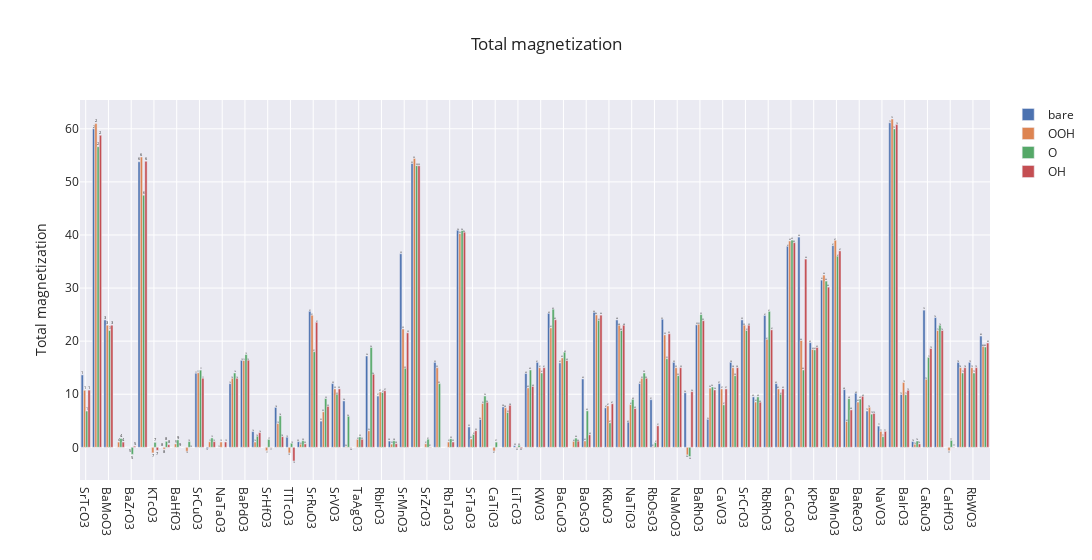

The notebook cell saved with this chart:
### Code cell
# Total magnetization
trace1 = go.Bar(x = df['formula'], y = df['bare_mag'], name = 'bare', text = df.index)
trace2 = go.Bar(x = df['formula'], y = df['OOH_mag'], name = 'OOH', text = df.index)
trace3 = go.Bar(x = df['formula'], y = df['O_mag'], name = 'O', text = df.index)
trace4 = go.Bar(x = df['formula'], y = df['OH_mag'], name = 'OH', text = df.index)


data = [trace1, trace2,trace3, trace4]
layout = go.Layout(title = 'Total magnetization',template = 'seaborn', width = 2000, yaxis = {'title':'Total magnetization'})
fig = go.Figure(data = data, layout = layout)
#pyo.plot(fig, image = 'png', image_filename ='plot_image')
fig.show()
# py.iplot(fig)

### Figure 1 — Plotly figure (JSON) as saved in the notebook; plotly's stock layout.template omitted (floating-point values rounded to 4 significant figures)
{"data": [{"name": "bare", "text": [1, 2, 3, 4, 5, 6, 7, 8, 9, 10, 11, 12, 13, 14, 15, 16, 17, 18, 19, 20, 21, 22, 23, 24, 25, 26, 27, 28, 29, 30, 31, 32, 33, 34, 35, 36, 37, 38, 39, 40, 41, 42, 43, 44, 45, 46, 47, 48, 49, 50, 51, 52, 53, 54, 55, 56, 57, 58, 59, 60, 61, 62, 63, 64, 65, 66, 67, 68, 69, 70, 71, 72, 73, 74, 75, 76, 77, 78, 79, 80], "type": "bar", "x": ["SrTcO3", "BaFeO3", "BaMoO3", "KTaO3", "BaZrO3", "SrFeO3", "KTcO3", "NaTcO3", "BaHfO3", "SrTiO3", "SrCuO3", "KNbO3", "NaTaO3", "BaScO3", "BaPdO3", "BaTaO3", "SrHfO3", "NaOsO3", "TlTcO3", "KReO3", "SrRuO3", "KHfO3", "SrVO3", "KOsO3", "TaAgO3", "SrNiO3", "RbIrO3", "NaReO3", "SrMnO3", "CaFeO3", "SrZrO3", "NaWO3", "RbTaO3", "SrCoO3", "SrTaO3", "KZrO3", "CaTiO3", "NaRuO3", "LiTcO3", "SrPdO3", "KWO3", "KRhO3", "BaCuO3", "RbNbO3", "BaOsO3", "BaRuO3", "KRuO3", "SrMoO3", "NaTiO3", "SrScO3", "RbOsO3", "SrRhO3", "NaMoO3", "SrOsO3", "BaRhO3", "BaPtO3", "CaVO3", "KMoO3", "SrCrO3", "SrAgO3", "RbRhO3", "BaVO3", "CaCoO3", "CaMnO3", "KPtO3", "BaNiO3", "BaMnO3", "SrReO3", "BaReO3", "SrIrO3", "NaVO3", "NaFeO3", "BaIrO3", "RbReO3", "CaRuO3", "RbPdO3", "CaHfO3", "TlWO3", "RbWO3", "RbPtO3"], "y": [13.64, 59.99, 24, 0, 0, 53.8, 0, 0.01, 0, 0, 13.96, -0.19, 0.001, 12, 16.38, 2.961, 0, 7.513, 1.901, 1.071, 25.62, 4.932, 12, 8.741, -0.001, 17.21, 9.654, 1.179, 36.47, 53.46, 0, 16, 0, 40.89, 3.837, 5.241, 0, 7.614, 0.296, 13.91, 16, 25.24, 15.9, -0.001, 12.88, 25.43, 7.424, 24, 4.732, 12, 8.972, 24.13, 16, 10.28, 23.06, 5.274, 12, 16, 24, 9.5, 24.84, 12, 37.87, 39.6, 19.72, 31.49, 38, 10.87, 10.19, 6.834, 4, 61.14, 9.947, 1.075, 25.84, 24.44, 0, 16, 16, 20.96]}, {"name": "OOH", "text": [1, 2, 3, 4, 5, 6, 7, 8, 9, 10, 11, 12, 13, 14, 15, 16, 17, 18, 19, 20, 21, 22, 23, 24, 25, 26, 27, 28, 29, 30, 31, 32, 33, 34, 35, 36, 37, 38, 39, 40, 41, 42, 43, 44, 45, 46, 47, 48, 49, 50, 51, 52, 53, 54, 55, 56, 57, 58, 59, 60, 61, 62, 63, 64, 65, 66, 67, 68, 69, 70, 71, 72, 73, 74, 75, 76, 77, 78, 79, 80], "type": "bar", "x": ["SrTcO3", "BaFeO3", "BaMoO3", "KTaO3", "BaZrO3", "SrFeO3", "KTcO3", "NaTcO3", "BaHfO3", "SrTiO3", "SrCuO3", "KNbO3", "NaTaO3", "BaScO3", "BaPdO3", "BaTaO3", "SrHfO3", "NaOsO3", "TlTcO3", "KReO3", "SrRuO3", "KHfO3", "SrVO3", "KOsO3", "TaAgO3", "SrNiO3", "RbIrO3", "NaReO3", "SrMnO3", "CaFeO3", "SrZrO3", "NaWO3", "RbTaO3", "SrCoO3", "SrTaO3", "KZrO3", "CaTiO3", "NaRuO3", "LiTcO3", "SrPdO3", "KWO3", "KRhO3", "BaCuO3", "RbNbO3", "BaOsO3", "BaRuO3", "KRuO3", "SrMoO3", "NaTiO3", "SrScO3", "RbOsO3", "SrRhO3", "NaMoO3", "SrOsO3", "BaRhO3", "BaPtO3", "CaVO3", "KMoO3", "SrCrO3", "SrAgO3", "RbRhO3", "BaVO3", "CaCoO3", "CaMnO3", "KPtO3", "BaNiO3", "BaMnO3", "SrReO3", "BaReO3", "SrIrO3", "NaVO3", "NaFeO3", "BaIrO3", "RbReO3", "CaRuO3", "RbPdO3", "CaHfO3", "TlWO3", "RbWO3", "RbPtO3"], "y": [10.74, 60.98, 23, 0.989, -0.002, 54.68, -1.053, -0.345, 0.629, -0.736, 14.04, 1.036, 0.997, 13, 16.34, 0.992, -0.629, 4.478, -1.063, 0.594, 24.88, 6.686, 11, 0.114, 1.503, 3.112, 10.42, 0.598, 22.3, 54.4, 0.659, 15, 0.993, 40.26, 1.566, 8.241, -0.684, 7.448, -0.11, 11.2, 15, 22.5, 16.83, 1.109, 1.199, 24.94, 7.791, 23, 8.033, 13, 0.131, 21.17, 14.99, -1.427, 23.19, 11.15, 11, 14.99, 23, 8.522, 20.36, 11, 38.87, 20.12, 18.44, 32.45, 39.0, 4.864, 8.523, 7.542, 3, 61.85, 12.21, 0.57, 12.81, 22, -0.627, 15, 15, 19.01]}, {"name": "O", "text": [1, 2, 3, 4, 5, 6, 7, 8, 9, 10, 11, 12, 13, 14, 15, 16, 17, 18, 19, 20, 21, 22, 23, 24, 25, 26, 27, 28, 29, 30, 31, 32, 33, 34, 35, 36, 37, 38, 39, 40, 41, 42, 43, 44, 45, 46, 47, 48, 49, 50, 51, 52, 53, 54, 55, 56, 57, 58, 59, 60, 61, 62, 63, 64, 65, 66, 67, 68, 69, 70, 71, 72, 73, 74, 75, 76, 77, 78, 79, 80], "type": "bar", "x": ["SrTcO3", "BaFeO3", "BaMoO3", "KTaO3", "BaZrO3", "SrFeO3", "KTcO3", "NaTcO3", "BaHfO3", "SrTiO3", "SrCuO3", "KNbO3", "NaTaO3", "BaScO3", "BaPdO3", "BaTaO3", "SrHfO3", "NaOsO3", "TlTcO3", "KReO3", "SrRuO3", "KHfO3", "SrVO3", "KOsO3", "TaAgO3", "SrNiO3", "RbIrO3", "NaReO3", "SrMnO3", "CaFeO3", "SrZrO3", "NaWO3", "RbTaO3", "SrCoO3", "SrTaO3", "KZrO3", "CaTiO3", "NaRuO3", "LiTcO3", "SrPdO3", "KWO3", "KRhO3", "BaCuO3", "RbNbO3", "BaOsO3", "BaRuO3", "KRuO3", "SrMoO3", "NaTiO3", "SrScO3", "RbOsO3", "SrRhO3", "NaMoO3", "SrOsO3", "BaRhO3", "BaPtO3", "CaVO3", "KMoO3", "SrCrO3", "SrAgO3", "RbRhO3", "BaVO3", "CaCoO3", "CaMnO3", "KPtO3", "BaNiO3", "BaMnO3", "SrReO3", "BaReO3", "SrIrO3", "NaVO3", "NaFeO3", "BaIrO3", "RbReO3", "CaRuO3", "RbPdO3", "CaHfO3", "TlWO3", "RbWO3", "RbPtO3"], "y": [6.83, 56.64, 22, 1.665, -1.331, 47.49, 0.934, 1.126, 1.393, 1.079, 14.54, 1.765, -0.001, 14, 17.48, 2.088, 1.478, 5.937, 0.757, 1.25, 18.01, 9.185, 10, 5.848, 1.957, 18.81, 10.32, 1.234, 14.88, 53.06, 1.528, 12, 1.602, 40.82, 2.415, 9.662, 0.982, 6.558, 0.391, 14.56, 14, 26.02, 17.92, 1.739, 6.867, 23.92, 4.61, 22, 9.037, 14, 0.895, 16.7, 13.5, -1.738, 25.0, 11.37, 8, 13.5, 22, 9.5, 25.6, 10, 39.03, 14.56, 18.36, 31.32, 36, 9.173, 9.093, 6.252, 2.008, 59.98, 9.913, 1.184, 16.93, 23, 1.301, 14, 14, 18.9]}, {"name": "OH", "text": [1, 2, 3, 4, 5, 6, 7, 8, 9, 10, 11, 12, 13, 14, 15, 16, 17, 18, 19, 20, 21, 22, 23, 24, 25, 26, 27, 28, 29, 30, 31, 32, 33, 34, 35, 36, 37, 38, 39, 40, 41, 42, 43, 44, 45, 46, 47, 48, 49, 50, 51, 52, 53, 54, 55, 56, 57, 58, 59, 60, 61, 62, 63, 64, 65, 66, 67, 68, 69, 70, 71, 72, 73, 74, 75, 76, 77, 78, 79, 80], "type": "bar", "x": ["SrTcO3", "BaFeO3", "BaMoO3", "KTaO3", "BaZrO3", "SrFeO3", "KTcO3", "NaTcO3", "BaHfO3", "SrTiO3", "SrCuO3", "KNbO3", "NaTaO3", "BaScO3", "BaPdO3", "BaTaO3", "SrHfO3", "NaOsO3", "TlTcO3", "KReO3", "SrRuO3", "KHfO3", "SrVO3", "KOsO3", "TaAgO3", "SrNiO3", "RbIrO3", "NaReO3", "SrMnO3", "CaFeO3", "SrZrO3", "NaWO3", "RbTaO3", "SrCoO3", "SrTaO3", "KZrO3", "CaTiO3", "NaRuO3", "LiTcO3", "SrPdO3", "KWO3", "KRhO3", "BaCuO3", "RbNbO3", "BaOsO3", "BaRuO3", "KRuO3", "SrMoO3", "NaTiO3", "SrScO3", "RbOsO3", "SrRhO3", "NaMoO3", "SrOsO3", "BaRhO3", "BaPtO3", "CaVO3", "KMoO3", "SrCrO3", "SrAgO3", "RbRhO3", "BaVO3", "CaCoO3", "CaMnO3", "KPtO3", "BaNiO3", "BaMnO3", "SrReO3", "BaReO3", "SrIrO3", "NaVO3", "NaFeO3", "BaIrO3", "RbReO3", "CaRuO3", "RbPdO3", "CaHfO3", "TlWO3", "RbWO3", "RbPtO3"], "y": [10.77, 58.79, 23, 0.991, 0.216, 53.89, -0.566, 0.48, 0.002, 0.001, 13.01, 1.066, 0.997, 13, 16.41, 2.758, -0.063, 2.003, -2.579, 0.643, 23.55, 7.71, 11, -0.079, 1.506, 13.76, 10.66, 0.674, 21.57, 53.04, 0.059, "NaN", 0.999, 40.52, 3.124, 8.483, 0, 7.917, -0.181, 11.47, 15, 24.02, 16.34, 1.16, 2.354, 24.9, 8.2, 23, 7.308, 13, 4.054, 21.39, 15, 10.49, 23.85, 10.81, 11, 15, 23, 8.498, 22.12, 11, 38.55, 35.46, 18.81, 30.18, 37, 7.049, 9.607, 6.382, 3, 60.79, 10.75, 0.637, 18.61, 22, 0.059, 15, 15, 19.65]}], "layout": {"title": {"text": "Total magnetization"}, "width": 2000, "yaxis": {"title": {"text": "Total magnetization"}}}}
